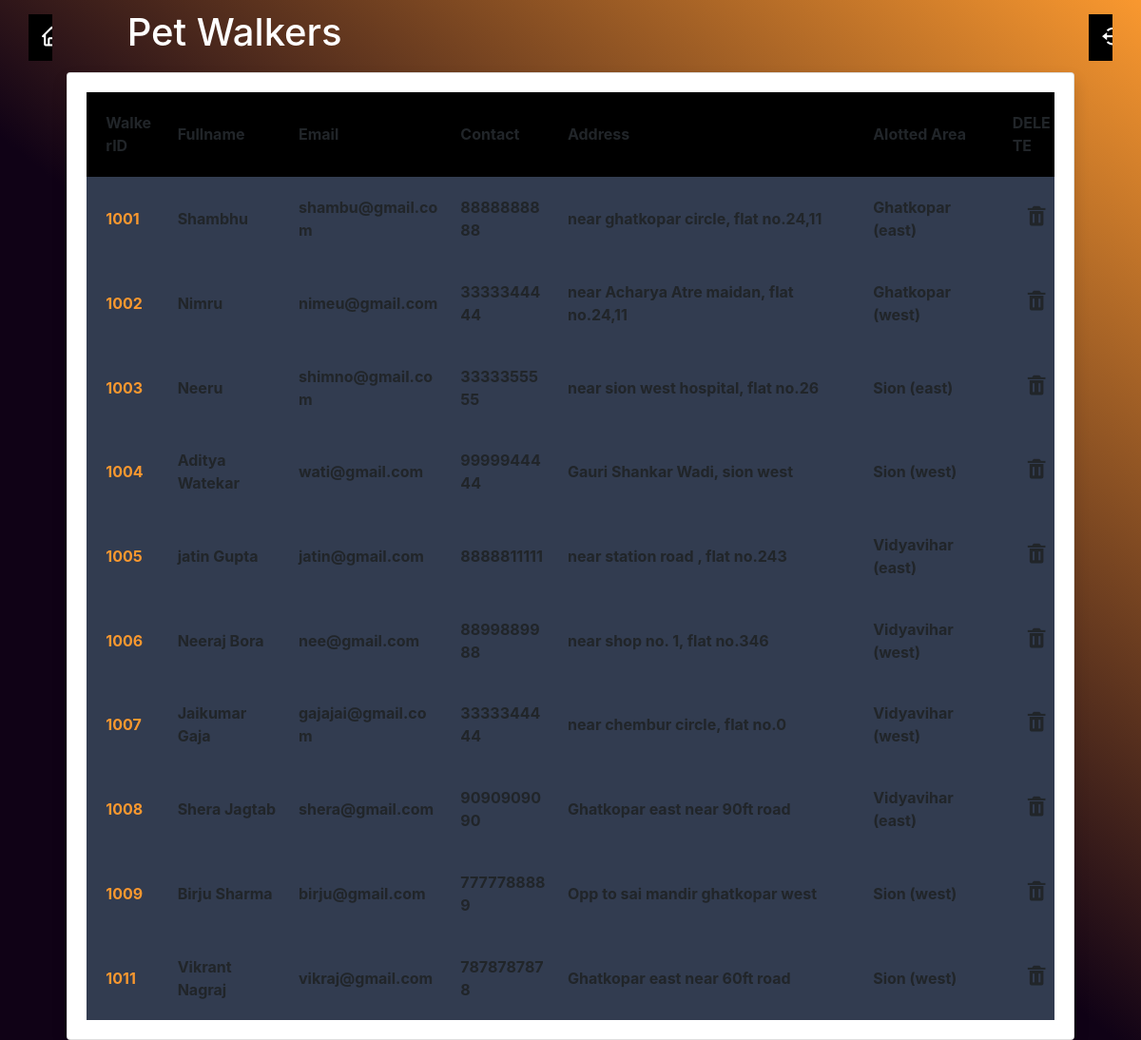
Page /petwalker.php on the committed database.
### tables this page shows
CREATE TABLE `walkers` (
  `walkerid` int(11) NOT NULL,
  `walker_name` varchar(255) NOT NULL,
  `walker_email` varchar(255) NOT NULL,
  `walker_phone` bigint(100) NOT NULL,
  `walker_address` varchar(255) NOT NULL,
  `walker_area` varchar(100) NOT NULL,
  `created` datetime NOT NULL DEFAULT current_timestamp()
);

### petwalker.php (the view, shortened to what this page needs)
<!DOCTYPE html>
<html lang="en" dir="ltr">
  <head>
    <link rel="stylesheet" href="adminown.css">
    <link href='https://unpkg.com/boxicons@2.1.4/css/boxicons.min.css' rel='stylesheet'>
    <link rel="stylesheet" href="https://cdnjs.cloudflare.com/ajax/libs/font-awesome/5.15.3/css/all.min.css"/>
<link rel="stylesheet" href="//cdn.jsdelivr.net/npm/alertifyjs@1.13.1/build/css/alertify.min.css"/>
<link rel="stylesheet" href="//cdn.jsdelivr.net/npm/alertifyjs@1.13.1/build/css/themes/default.min.css"/>
<link rel="stylesheet" href="//cdn.jsdelivr.net/npm/alertifyjs@1.13.1/build/css/themes/bootstrap.min.css"/>
  </head>
  <body>
   <section>
<?php
include('connection.php');
?>
<div class="container-fluid">
<div class="navigation">
  <a class="button" href="login-admin.php">
  <i class='bx bx-log-out-circle bx-sm' ></i>
  </a>
  <a class="button1" href="indexadmin.php">
  <i class='bx bx-home bx-sm' ></i>
  </a>
</div>
  <div class="row">
    <div class="col-md-4">
       <h1 class="text-white">Pet Walkers</h1>
    </div>
    <div class="col-md-8 text-center">
</div>
</div>
</div>
    <div class="card shadow mb-0">
        <div class="card-body">
            <div class="table-responsive">
            <?php
                $query = "SELECT * FROM walkers";
                $query_run = mysqli_query($con, $query);
            ?>
                <table class="container newc">
                    <thead>
                        <tr>
                            <th> WalkerID </th>
                            <th> Fullname </th>
                            <th>Email </th>
                            <th>Contact</th>
                            <th>Address</th>
                            <th>Alotted Area</th>
                            <th>DELETE</th>
                        </tr>
                    </thead>
                    <tbody>
                        <?php
                        if(mysqli_num_rows($query_run) > 0)
                        {
                            while($row = mysqli_fetch_assoc($query_run))
                            {
                        ?>
                            <tr>
                                <td><?php  echo $row['walkerid']; ?></td>
                                <td><?php  echo $row['walker_name']; ?></td>
                                <td><?php  echo $row['walker_email']; ?></td>
                                <td><?php  echo $row['walker_phone']; ?></td>
                                <td><?php  echo $row['walker_address']; ?></td>
                                <td><?php  echo $row['walker_area']; ?></td>
                                <td>
                                    <form action="petwalker.php" method="post">
                                        <button class="btn" type="submit" name="delete_btn" ><i class='bx bxs-trash bx-tada bx-sm' ></i></button>
                                    </form>
                                </td>
                            </tr>
                        <?php
                            }
                        }
                        else {
                            echo "No Record Found";
                        }
                        ?>
                    </tbody>
                </table>
            </div>
        </div>
    </div>
   </section>
  </body>
</html>

### adminown.css (style rules this page uses)
body { font-family: 'Open Sans', sans-serif; font-weight: 300; line-height: 1.42em; color:#A7A1AE; background: rgb(249,152,47); background: linear-gradient(219deg, rgba(249,152,47,1) 0%, rgba(16,2,22,1) 54%); }
h1 { font-size:3em; font-weight: bold; line-height:1em; text-align: center; padding-top: 10px; padding-bottom: 10px; color: dodgerblue; }
.container { text-align: left; overflow: hidden; width: 70%; margin: 0 auto; display: table; padding: 0 0 8em 0; }
.newc { text-align: left; overflow: hidden; width: 100% !important; margin: 0 auto; display: table; padding: 0 0 0 0; }
.container td, .container th { padding-bottom: 2%; padding-top: 2%; padding-left:2%; font-weight: bold; }
.container tr:nth-child(odd) { background-color: #323C50; }
.container tr:nth-child(even) { background-color: #323C50; }
.container th { background: black; }
.container td:first-child { color: #f9982f; }
button { background-color: #323C50; border: none; color: white; padding: 15px 32px; text-align: center; font-weight: bold; text-decoration: none; display: inline-block; }
.btn { background-color: DodgerBlue; border: none; color: white; padding: 12px 16px; font-size: 16px; cursor: pointer; }
.navigation { width: 100%; background-color: black; }
.navigation i { width: 25px; border-radius: 50px; float: left; }
.button { text-decoration: none; float: right; padding: 12px; margin: 15px; color: white; width: 25px; background-color: black; transition: width .35s; -webkit-transition: width .35s; overflow: hidden }
a { text-decoration: none; }
.button1 { text-decoration: none; float: left; padding: 12px; margin: 15px; color: white; width: 25px; background-color: black; transition: width .35s; -webkit-transition: width .35s; overflow: hidden }

### rows in the picture
walkers: walkerid "1001", walker_name "Shambhu", walker_email "shambu@gmail.com", walker_phone "8888888888", walker_address "near ghatkopar circle, flat no.24,11", walker_area "Ghatkopar (east)"
walkers: walkerid "1002", walker_name "Nimru", walker_email "nimeu@gmail.com", walker_phone "3333344444", walker_address "near Acharya Atre maidan, flat no.24,11", walker_area "Ghatkopar (west)"
walkers: walkerid "1003", walker_name "Neeru", walker_email "shimno@gmail.com", walker_phone "3333355555", walker_address "near sion west hospital, flat no.26", walker_area "Sion (east)"
walkers: walkerid "1004", walker_name "Aditya Watekar", walker_email "wati@gmail.com", walker_phone "9999944444", walker_address "Gauri Shankar Wadi, sion west", walker_area "Sion (west)"
walkers: walkerid "1005", walker_name "jatin Gupta", walker_email "jatin@gmail.com", walker_phone "8888811111", walker_address "near station road , flat no.243", walker_area "Vidyavihar (east)"
walkers: walkerid "1006", walker_name "Neeraj Bora", walker_email "nee@gmail.com", walker_phone "8899889988", walker_address "near shop no. 1, flat no.346", walker_area "Vidyavihar (west)"
walkers: walkerid "1007", walker_name "Jaikumar Gaja", walker_email "gajajai@gmail.com", walker_phone "3333344444", walker_address "near chembur circle, flat no.0", walker_area "Vidyavihar (west)"
walkers: walkerid "1008", walker_name "Shera Jagtab", walker_email "shera@gmail.com", walker_phone "9090909090", walker_address "Ghatkopar east near 90ft road", walker_area "Vidyavihar (east)"
walkers: walkerid "1009", walker_name "Birju Sharma", walker_email "birju@gmail.com", walker_phone "7777788889", walker_address "Opp to sai mandir ghatkopar west", walker_area "Sion (west)"
walkers: walkerid "1011", walker_name "Vikrant Nagraj", walker_email "vikraj@gmail.com", walker_phone "7878787878", walker_address "Ghatkopar east near 60ft road", walker_area "Sion (west)"
